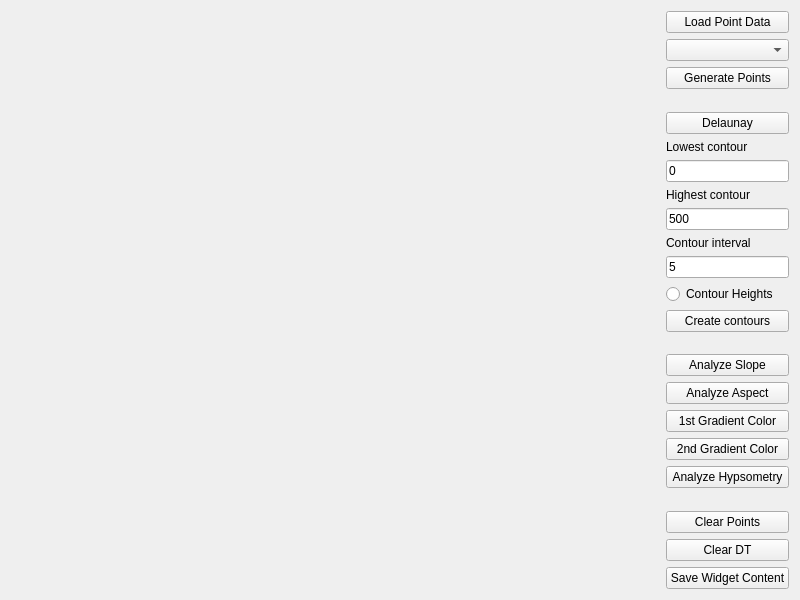
<?xml version="1.0" encoding="UTF-8"?>
<ui version="4.0">
 <class>Widget</class>
 <widget class="QWidget" name="Widget">
  <property name="geometry">
   <rect>
    <x>0</x>
    <y>0</y>
    <width>800</width>
    <height>600</height>
   </rect>
  </property>
  <property name="windowTitle">
   <string>DIGITAL TERRAIN MODELer 1.0</string>
  </property>
  <layout class="QHBoxLayout" name="horizontalLayout">
   <item>
    <widget class="Draw" name="Canvas" native="true">
     <property name="sizePolicy">
      <sizepolicy hsizetype="Preferred" vsizetype="Preferred">
       <horstretch>1</horstretch>
       <verstretch>1</verstretch>
      </sizepolicy>
     </property>
    </widget>
   </item>
   <item>
    <layout class="QVBoxLayout" name="verticalLayout">
     <item>
      <layout class="QVBoxLayout" name="verticalLayout_2"/>
     </item>
     <item>
      <widget class="QPushButton" name="load">
       <property name="text">
        <string>Load Point Data</string>
       </property>
      </widget>
     </item>
     <item>
      <widget class="QComboBox" name="comboBox">
       <item>
        <property name="text">
         <string/>
        </property>
       </item>
       <item>
        <property name="text">
         <string>Hill</string>
        </property>
       </item>
       <item>
        <property name="text">
         <string>Valley</string>
        </property>
       </item>
       <item>
        <property name="text">
         <string>Saddle</string>
        </property>
       </item>
      </widget>
     </item>
     <item>
      <widget class="QPushButton" name="pushButton_8">
       <property name="text">
        <string>Generate Points</string>
       </property>
      </widget>
     </item>
     <item>
      <spacer name="verticalSpacer_3">
       <property name="orientation">
        <enum>Qt::Vertical</enum>
       </property>
       <property name="sizeHint" stdset="0">
        <size>
         <width>20</width>
         <height>40</height>
        </size>
       </property>
      </spacer>
     </item>
     <item>
      <widget class="QPushButton" name="pushButton">
       <property name="text">
        <string>Delaunay</string>
       </property>
      </widget>
     </item>
     <item>
      <widget class="QLabel" name="label">
       <property name="text">
        <string>Lowest contour</string>
       </property>
      </widget>
     </item>
     <item>
      <widget class="QLineEdit" name="lineEdit">
       <property name="text">
        <string>0</string>
       </property>
      </widget>
     </item>
     <item>
      <widget class="QLabel" name="label_2">
       <property name="text">
        <string>Highest contour</string>
       </property>
      </widget>
     </item>
     <item>
      <widget class="QLineEdit" name="lineEdit_2">
       <property name="text">
        <string>500</string>
       </property>
      </widget>
     </item>
     <item>
      <widget class="QLabel" name="label_3">
       <property name="text">
        <string>Contour interval</string>
       </property>
      </widget>
     </item>
     <item>
      <widget class="QLineEdit" name="lineEdit_3">
       <property name="text">
        <string>5</string>
       </property>
      </widget>
     </item>
     <item>
      <widget class="QRadioButton" name="radioButton">
       <property name="text">
        <string>Contour Heights</string>
       </property>
      </widget>
     </item>
     <item>
      <widget class="QPushButton" name="pushButton_4">
       <property name="text">
        <string>Create contours</string>
       </property>
      </widget>
     </item>
     <item>
      <spacer name="verticalSpacer_4">
       <property name="orientation">
        <enum>Qt::Vertical</enum>
       </property>
       <property name="sizeHint" stdset="0">
        <size>
         <width>20</width>
         <height>40</height>
        </size>
       </property>
      </spacer>
     </item>
     <item>
      <widget class="QPushButton" name="pushButton_5">
       <property name="text">
        <string>Analyze Slope</string>
       </property>
      </widget>
     </item>
     <item>
      <widget class="QPushButton" name="pushButton_6">
       <property name="text">
        <string>Analyze Aspect</string>
       </property>
      </widget>
     </item>
     <item>
      <widget class="QPushButton" name="pushButton_9">
       <property name="text">
        <string>1st Gradient Color</string>
       </property>
      </widget>
     </item>
     <item>
      <widget class="QPushButton" name="pushButton_10">
       <property name="text">
        <string>2nd Gradient Color</string>
       </property>
      </widget>
     </item>
     <item>
      <widget class="QPushButton" name="pushButton_7">
       <property name="text">
        <string>Analyze Hypsometry</string>
       </property>
      </widget>
     </item>
     <item>
      <spacer name="verticalSpacer">
       <property name="orientation">
        <enum>Qt::Vertical</enum>
       </property>
       <property name="sizeHint" stdset="0">
        <size>
         <width>20</width>
         <height>40</height>
        </size>
       </property>
      </spacer>
     </item>
     <item>
      <widget class="QPushButton" name="pushButton_2">
       <property name="text">
        <string>Clear Points</string>
       </property>
      </widget>
     </item>
     <item>
      <widget class="QPushButton" name="pushButton_3">
       <property name="text">
        <string>Clear DT</string>
       </property>
      </widget>
     </item>
     <item>
      <widget class="QPushButton" name="saveImage">
       <property name="text">
        <string>Save Widget Content</string>
       </property>
      </widget>
     </item>
    </layout>
   </item>
  </layout>
 </widget>
 <customwidgets>
  <customwidget>
   <class>Draw</class>
   <extends>QWidget</extends>
   <header>draw.h</header>
   <container>1</container>
  </customwidget>
 </customwidgets>
 <resources/>
 <connections/>
</ui>
